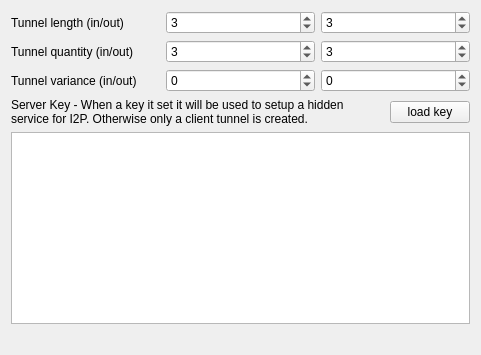
                <widget class="QWidget" name="gbBobAdvancedPage">
                 <layout class="QVBoxLayout" name="gbBobAdvancedPageVLayout">
                  <item>
                   <layout class="QVBoxLayout" name="bobAdvTunnelVLayout">
                    <item>
                     <layout class="QHBoxLayout" name="bobAdvTunLenHLayout">
                      <item>
                       <widget class="QLabel" name="bobAdvTunLenLabel">
                        <property name="text">
                         <string>Tunnel length (in/out)</string>
                        </property>
                       </widget>
                      </item>
                      <item>
                       <widget class="QSpinBox" name="sbBobLengthIn">
                        <property name="sizePolicy">
                         <sizepolicy hsizetype="Preferred" vsizetype="Fixed">
                          <horstretch>0</horstretch>
                          <verstretch>0</verstretch>
                         </sizepolicy>
                        </property>
                        <property name="maximum">
                         <number>7</number>
                        </property>
                        <property name="value">
                         <number>3</number>
                        </property>
                       </widget>
                      </item>
                      <item>
                       <widget class="QSpinBox" name="sbBobLengthOut">
                        <property name="sizePolicy">
                         <sizepolicy hsizetype="Preferred" vsizetype="Fixed">
                          <horstretch>0</horstretch>
                          <verstretch>0</verstretch>
                         </sizepolicy>
                        </property>
                        <property name="maximum">
                         <number>7</number>
                        </property>
                        <property name="value">
                         <number>3</number>
                        </property>
                       </widget>
                      </item>
                     </layout>
                    </item>
                    <item>
                     <layout class="QHBoxLayout" name="bobAdvTunQuaHLayout">
                      <item>
                       <widget class="QLabel" name="bobAdvTunQuaLabel">
                        <property name="text">
                         <string>Tunnel quantity (in/out)</string>
                        </property>
                       </widget>
                      </item>
                      <item>
                       <widget class="QSpinBox" name="sbBobQuantityIn">
                        <property name="sizePolicy">
                         <sizepolicy hsizetype="Preferred" vsizetype="Fixed">
                          <horstretch>0</horstretch>
                          <verstretch>0</verstretch>
                         </sizepolicy>
                        </property>
                        <property name="minimum">
                         <number>1</number>
                        </property>
                        <property name="maximum">
                         <number>16</number>
                        </property>
                        <property name="value">
                         <number>3</number>
                        </property>
                       </widget>
                      </item>
                      <item>
                       <widget class="QSpinBox" name="sbBobQuantityOut">
                        <property name="sizePolicy">
                         <sizepolicy hsizetype="Preferred" vsizetype="Fixed">
                          <horstretch>0</horstretch>
                          <verstretch>0</verstretch>
                         </sizepolicy>
                        </property>
                        <property name="minimum">
                         <number>1</number>
                        </property>
                        <property name="maximum">
                         <number>16</number>
                        </property>
                        <property name="value">
                         <number>3</number>
                        </property>
                       </widget>
                      </item>
                     </layout>
                    </item>
                    <item>
                     <layout class="QHBoxLayout" name="bobAdvTunVarHLayout">
                      <item>
                       <widget class="QLabel" name="bobAdvTunVarLabel">
                        <property name="text">
                         <string>Tunnel variance (in/out)</string>
                        </property>
                       </widget>
                      </item>
                      <item>
                       <widget class="QSpinBox" name="sbBobVarianceIn">
                        <property name="sizePolicy">
                         <sizepolicy hsizetype="Preferred" vsizetype="Fixed">
                          <horstretch>0</horstretch>
                          <verstretch>0</verstretch>
                         </sizepolicy>
                        </property>
                        <property name="minimum">
                         <number>-1</number>
                        </property>
                        <property name="maximum">
                         <number>2</number>
                        </property>
                        <property name="value">
                         <number>0</number>
                        </property>
                       </widget>
                      </item>
                      <item>
                       <widget class="QSpinBox" name="sbBobVarianceOut">
                        <property name="sizePolicy">
                         <sizepolicy hsizetype="Preferred" vsizetype="Fixed">
                          <horstretch>0</horstretch>
                          <verstretch>0</verstretch>
                         </sizepolicy>
                        </property>
                        <property name="minimum">
                         <number>-1</number>
                        </property>
                        <property name="maximum">
                         <number>2</number>
                        </property>
                       </widget>
                      </item>
                     </layout>
                    </item>
                   </layout>
                  </item>
                  <item>
                   <layout class="QVBoxLayout" name="bobAdvServKeyVLayout">
                    <item>
                     <layout class="QHBoxLayout" name="bobAdvServKeyHLayout">
                      <item>
                       <widget class="QLabel" name="bobAdvServKeyLabel">
                        <property name="sizePolicy">
                         <sizepolicy hsizetype="Preferred" vsizetype="Preferred">
                          <horstretch>0</horstretch>
                          <verstretch>0</verstretch>
                         </sizepolicy>
                        </property>
                        <property name="text">
                         <string>&lt;html&gt;&lt;head/&gt;&lt;body&gt;&lt;p&gt;Server Key - When a key it set it will be used to setup a hidden&lt;br/&gt;service for I2P. Otherwise only a client tunnel is created.&lt;/p&gt;&lt;/body&gt;&lt;/html&gt;</string>
                        </property>
                       </widget>
                      </item>
                      <item>
                       <spacer name="bobAdvServKeyHSpacer">
                        <property name="orientation">
                         <enum>Qt::Horizontal</enum>
                        </property>
                        <property name="sizeHint" stdset="0">
                         <size>
                          <width>40</width>
                          <height>20</height>
                         </size>
                        </property>
                       </spacer>
                      </item>
                      <item>
                       <widget class="QPushButton" name="pbBobLoadKey">
                        <property name="text">
                         <string>load key</string>
                        </property>
                       </widget>
                      </item>
                     </layout>
                    </item>
                    <item>
                     <widget class="QPlainTextEdit" name="pteBobServerKey">
                      <property name="sizePolicy">
                       <sizepolicy hsizetype="Preferred" vsizetype="Preferred">
                        <horstretch>0</horstretch>
                        <verstretch>0</verstretch>
                       </sizepolicy>
                      </property>
                      <property name="maximumSize">
                       <size>
                        <width>16777215</width>
                        <height>16777215</height>
                       </size>
                      </property>
                     </widget>
                    </item>
                    <item>
                     <widget class="QLabel" name="samKeyInfo">
                      <property name="text">
                       <string notr="true">&lt;key info&gt;</string>
                      </property>
                     </widget>
                    </item>
                   </layout>
                  </item>
                 </layout>
                </widget>
